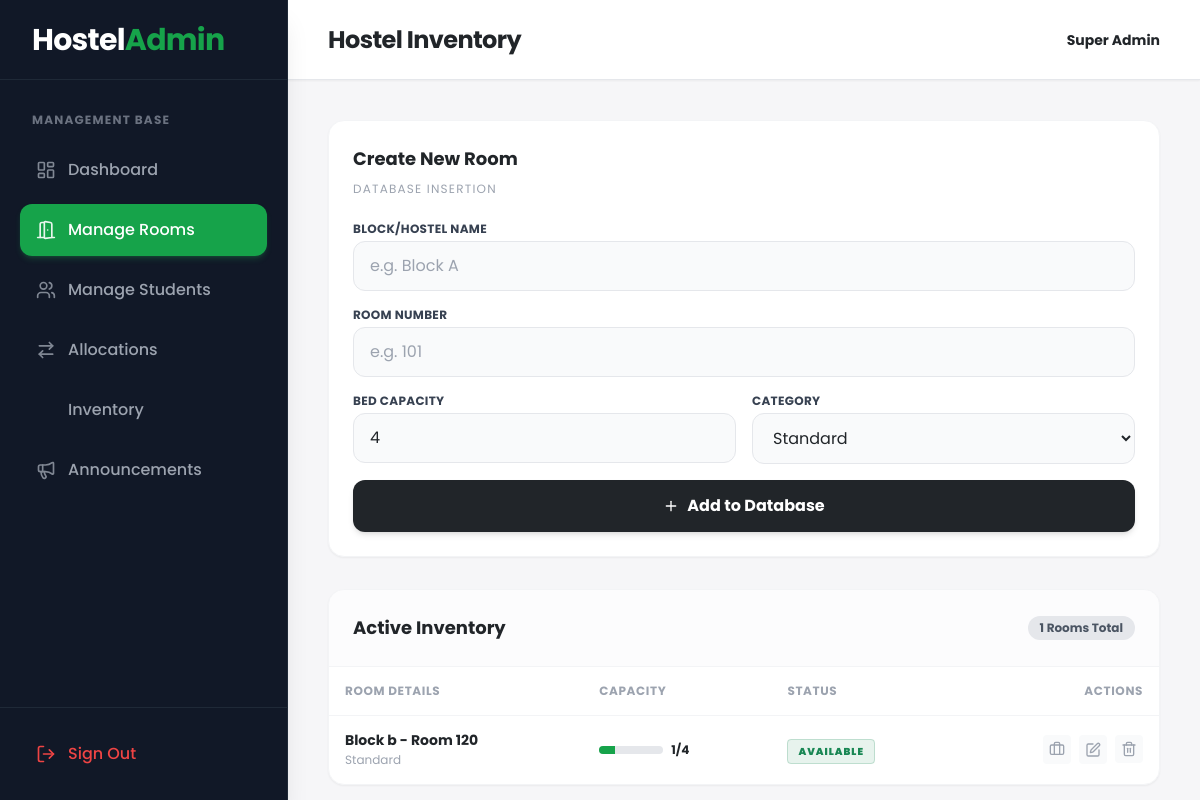
The app's page /admin/manage_rooms.php (signed in), older data.
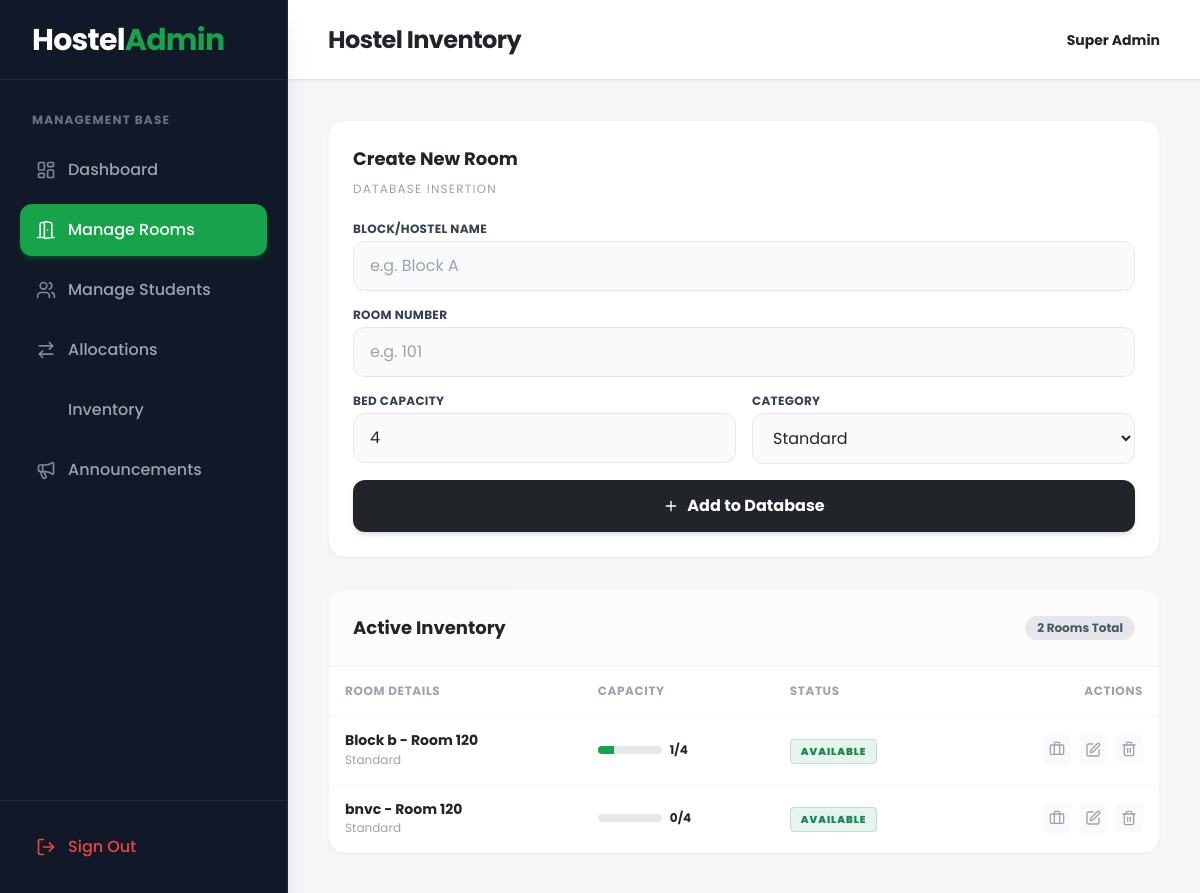
The same page, newer data.
### tables this page shows
CREATE TABLE `rooms` (
  `id` int(11) NOT NULL,
  `block_name` varchar(50) NOT NULL,
  `room_number` varchar(50) NOT NULL,
  `capacity` int(11) NOT NULL DEFAULT 4,
  `current_occupancy` int(11) NOT NULL DEFAULT 0,
  `room_type` enum('Standard','Premium') DEFAULT 'Standard',
  `status` enum('available','full','maintenance') DEFAULT 'available',
  `created_at` timestamp NOT NULL DEFAULT current_timestamp()
);

### admin/manage_rooms.php (the view, shortened to what the changed rows need)
<?php
require_once '../config/database.php';
$rooms_sql = "SELECT * FROM rooms ORDER BY block_name ASC, room_number ASC";
$rooms_res = mysqli_query($conn, $rooms_sql);
$rooms = [];
if($rooms_res) {
    while($row = mysqli_fetch_assoc($rooms_res)) {
        $rooms[] = $row;
    }
}
?>
<!DOCTYPE html>
<html lang="en">
<head>
    <script src="https://cdn.tailwindcss.com"></script>
    <link rel="stylesheet" href="https://cdnjs.cloudflare.com/ajax/libs/animate.css/4.1.1/animate.min.css"/>
</head>
<body class="bg-gray-50 font-sans text-dark flex h-screen overflow-hidden antialiased">
    <?php include '../includes/admin_sidebar.php'; ?>
    <main class="flex-1 flex flex-col h-full overflow-hidden z-10 w-full">
        <header class="h-20 bg-white shadow-sm flex items-center justify-between px-6 lg:px-10 border-b border-gray-200 z-10">
            <div class="flex items-center gap-4">
                <h1 class="text-2xl font-bold text-dark hidden sm:block tracking-tight">Hostel Inventory</h1>
            </div>
        </header>
        <div class="flex-1 overflow-y-auto p-6 lg:p-10 bg-gray-100/50">
            <div class="grid grid-cols-1 xl:grid-cols-3 gap-8">
                <div class="xl:col-span-2">
                    <div class="bg-white rounded-2xl animate__animated animate__fadeInUp animate__delay-1s shadow-sm border border-gray-100 overflow-hidden h-full flex flex-col">
                        <div class="p-6 border-b border-gray-100 bg-gray-50/50 flex justify-between items-center">
                            <h3 class="font-bold text-dark text-lg">Active Inventory</h3>
                            <span class="bg-gray-200 text-gray-600 font-bold px-3 py-1 rounded-full text-xs"><?php echo count($rooms); ?> Rooms Total</span>
                        </div>
                        <div class="flex-1 overflow-auto">
                            <?php if(empty($rooms)): ?>
                                <div class="p-12 text-center">
                                    <i data-lucide="layout-grid" class="w-12 h-12 text-gray-300 mx-auto mb-3"></i>
                                    <h3 class="text-lg font-bold text-gray-400">No rooms configured</h3>
                                    <p class="text-sm text-gray-400 mt-1">Use the panel on the left to initialize your hostel blocks.</p>
                                </div>
                            <?php else: ?>
                                <table class="w-full text-left border-collapse">
                                    <thead>
                                        <tr class="bg-white text-gray-400 text-xs uppercase tracking-wider border-b border-gray-100">
                                            <th class="p-4 font-bold">Room Details</th>
                                            <th class="p-4 font-bold">Capacity</th>
                                            <th class="p-4 font-bold">Status</th>
                                            <th class="p-4 font-bold text-right">Actions</th>
                                        </tr>
                                    </thead>
                                    <tbody class="divide-y divide-gray-50">
                                        <?php foreach($rooms as $r): ?>
                                            <tr class="hover:bg-gray-50/50 transition">
                                                <td class="p-4">
                                                    <p class="font-bold text-dark text-sm leading-tight"><?php echo htmlspecialchars($r['block_name']); ?> - Room <?php echo htmlspecialchars($r['room_number']); ?></p>
                                                    <p class="text-xs text-gray-400 mt-0.5"><?php echo htmlspecialchars($r['room_type']); ?></p>
                                                </td>
                                                <td class="p-4">
                                                    <div class="flex items-center gap-2">
                                                        <?php
                                                            $occupancy_percent = ($r['current_occupancy'] / $r['capacity']) * 100;
                                                            $color = $occupancy_percent >= 100 ? 'bg-danger' : 'bg-primary';
                                                        ?>
                                                        <div class="w-16 h-2 bg-gray-200 rounded-full overflow-hidden">
                                                            <div class="h-full <?php echo $color; ?>" style="width: <?php echo $occupancy_percent; ?>%"></div>
                                                        </div>
                                                        <span class="text-xs font-bold text-dark"><?php echo $r['current_occupancy']; ?>/<?php echo $r['capacity']; ?></span>
                                                    </div>
                                                </td>
                                                <td class="p-4">
                                                    <?php
                                                        $stat = $r['status'];
                                                        if($stat == 'available') echo '<span class="bg-success/10 text-success border border-success/20 px-2.5 py-1 rounded text-[10px] font-black uppercase tracking-widest">Available</span>';
                                                        elseif($stat == 'full') echo '<span class="bg-danger/10 text-danger border border-danger/20 px-2.5 py-1 rounded text-[10px] font-black uppercase tracking-widest">Full</span>';
                                                        else echo '<span class="bg-warning/10 text-warning border border-warning/20 px-2.5 py-1 rounded text-[10px] font-black uppercase tracking-widest">Maint</span>';
                                                    ?>
                                                </td>
                                                <td class="p-4 text-right">
                                                    <div class="flex justify-end gap-2">
                                                        <a href="room_inventory.php?room_id=<?php echo $r['id']; ?>" class="p-1.5 text-gray-400 hover:text-primary transition bg-gray-50 hover:bg-green-50 rounded" title="Manage Inventory">
                                                            <i data-lucide="briefcase" class="w-4 h-4"></i>
                                                        </a>
                                                        <button class="p-1.5 text-gray-400 hover:text-primary transition bg-gray-50 hover:bg-green-50 rounded"><i data-lucide="edit" class="w-4 h-4"></i></button>
                                                        <form action="../actions/delete_room_action.php" method="POST" class="inline" onsubmit="return confirm('Are you sure? This action is highly destructive and will delete associated allocations.');">
                                                            <button type="submit" class="p-1.5 text-gray-400 hover:text-danger transition bg-gray-50 hover:bg-red-50 rounded"><i data-lucide="trash-2" class="w-4 h-4"></i></button>
                                                        </form>
                                                    </div>
                                                </td>
                                            </tr>
                                        <?php endforeach; ?>
                                    </tbody>
                                </table>
                            <?php endif; ?>
                        </div>
                    </div>
                </div>
            </div>
        </div>
    </main>
</body>
</html>

### includes/admin_sidebar.php (shortened to what the changed rows need)
<?php
$current_page = basename($_SERVER['PHP_SELF']);
$nav_items = [
    'dashboard.php' => ['icon' => 'layout-dashboard', 'label' => 'Dashboard'],
    'manage_rooms.php' => ['icon' => 'door-open', 'label' => 'Manage Rooms'],
    'manage_students.php' => ['icon' => 'users', 'label' => 'Manage Students'],
    'allocations.php' => ['icon' => 'arrow-right-left', 'label' => 'Allocations'],
    'inventory.php' => ['icon' => 'packages', 'label' => 'Inventory'],
    'announcements.php' => ['icon' => 'megaphone', 'label' => 'Announcements'],
];
?>
<aside class="w-72 bg-gray-900 shadow-xl hidden lg:flex flex-col h-full border-r border-gray-800 relative z-20">
    <nav class="flex-1 py-8 px-5 space-y-2 overflow-y-auto w-full no-scrollbar">
        <h4 class="px-3 text-xs font-bold text-gray-500 uppercase tracking-widest mb-4">Management Base</h4>
        <?php foreach ($nav_items as $url => $item): ?>
            <?php
            $isActive = ($current_page == $url);
            $activeClass = $isActive ? 'bg-primary text-white shadow-md shadow-green-500/20 hover:-translate-y-0.5' : 'text-gray-400 hover:bg-gray-800 hover:text-white';
            ?>
            <a href="<?php echo $url; ?>" class="flex items-center gap-3 px-4 py-3.5 rounded-xl font-medium transition duration-200 <?php echo $activeClass; ?>">
                <i data-lucide="<?php echo $item['icon']; ?>" class="w-5 h-5 <?php echo $isActive ? 'opacity-90' : 'opacity-80'; ?>"></i> <?php echo $item['label']; ?>
            </a>
        <?php endforeach; ?>
    </nav>
</aside>

Row changes from the older to the newer data that the page shows:
added rooms: block_name "bnvc", room_number "120", room_type "Standard", current_occupancy "0", capacity "4", status "AVAILABLE"
Text that changed along with them:
count($rooms): "1" → "2"
